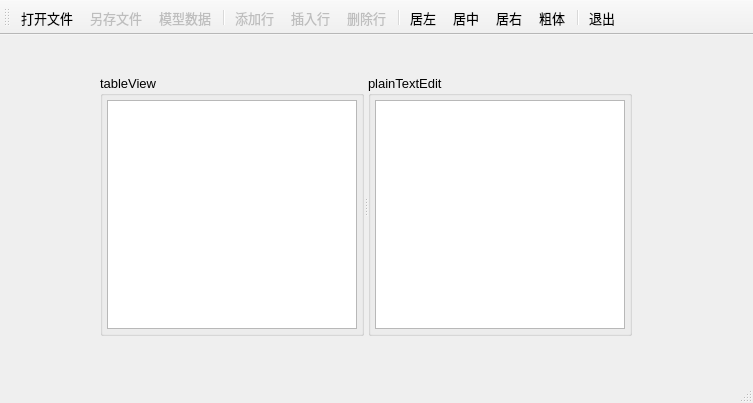
<?xml version="1.0" encoding="UTF-8"?>
<ui version="4.0">
 <class>MainWindow</class>
 <widget class="QMainWindow" name="MainWindow">
  <property name="geometry">
   <rect>
    <x>0</x>
    <y>0</y>
    <width>753</width>
    <height>403</height>
   </rect>
  </property>
  <property name="font">
   <font>
    <pointsize>10</pointsize>
   </font>
  </property>
  <property name="windowTitle">
   <string>Demo4_4, 自定义代理组件的应用</string>
  </property>
  <widget class="QWidget" name="centralWidget">
   <widget class="QSplitter" name="splitter">
    <property name="geometry">
     <rect>
      <x>100</x>
      <y>40</y>
      <width>532</width>
      <height>261</height>
     </rect>
    </property>
    <property name="orientation">
     <enum>Qt::Horizontal</enum>
    </property>
    <widget class="QGroupBox" name="groupBox">
     <property name="title">
      <string>tableView</string>
     </property>
     <layout class="QVBoxLayout" name="verticalLayout">
      <property name="leftMargin">
       <number>4</number>
      </property>
      <property name="topMargin">
       <number>4</number>
      </property>
      <property name="rightMargin">
       <number>4</number>
      </property>
      <property name="bottomMargin">
       <number>4</number>
      </property>
      <item>
       <widget class="QTableView" name="tableView">
        <property name="editTriggers">
         <set>QAbstractItemView::AnyKeyPressed|QAbstractItemView::DoubleClicked|QAbstractItemView::EditKeyPressed|QAbstractItemView::SelectedClicked</set>
        </property>
        <property name="alternatingRowColors">
         <bool>true</bool>
        </property>
       </widget>
      </item>
     </layout>
    </widget>
    <widget class="QGroupBox" name="groupBox_2">
     <property name="title">
      <string>plainTextEdit</string>
     </property>
     <layout class="QVBoxLayout" name="verticalLayout_2">
      <property name="leftMargin">
       <number>4</number>
      </property>
      <property name="topMargin">
       <number>4</number>
      </property>
      <property name="rightMargin">
       <number>4</number>
      </property>
      <property name="bottomMargin">
       <number>4</number>
      </property>
      <item>
       <widget class="QPlainTextEdit" name="plainTextEdit">
        <property name="lineWrapMode">
         <enum>QPlainTextEdit::NoWrap</enum>
        </property>
       </widget>
      </item>
     </layout>
    </widget>
   </widget>
  </widget>
  <widget class="QMenuBar" name="menuBar">
   <property name="geometry">
    <rect>
     <x>0</x>
     <y>0</y>
     <width>753</width>
     <height>23</height>
    </rect>
   </property>
  </widget>
  <widget class="QToolBar" name="mainToolBar">
   <property name="toolButtonStyle">
    <enum>Qt::ToolButtonTextUnderIcon</enum>
   </property>
   <attribute name="toolBarArea">
    <enum>TopToolBarArea</enum>
   </attribute>
   <attribute name="toolBarBreak">
    <bool>false</bool>
   </attribute>
   <addaction name="actOpen"/>
   <addaction name="actSave"/>
   <addaction name="actModelData"/>
   <addaction name="separator"/>
   <addaction name="actAppend"/>
   <addaction name="actInsert"/>
   <addaction name="actDelete"/>
   <addaction name="separator"/>
   <addaction name="actAlignLeft"/>
   <addaction name="actAlignCenter"/>
   <addaction name="actAlignRight"/>
   <addaction name="actFontBold"/>
   <addaction name="separator"/>
   <addaction name="actExit"/>
  </widget>
  <widget class="QStatusBar" name="statusBar"/>
  <action name="actOpen">
   <property name="icon">
    <iconset resource="res.qrc">
     <normaloff>:/icons/images/open.bmp</normaloff>:/icons/images/open.bmp</iconset>
   </property>
   <property name="text">
    <string>打开文件</string>
   </property>
   <property name="toolTip">
    <string>打开文件</string>
   </property>
  </action>
  <action name="actSave">
   <property name="enabled">
    <bool>false</bool>
   </property>
   <property name="icon">
    <iconset resource="res.qrc">
     <normaloff>:/icons/images/save.bmp</normaloff>:/icons/images/save.bmp</iconset>
   </property>
   <property name="text">
    <string>另存文件</string>
   </property>
   <property name="toolTip">
    <string>表格内容另存为文件</string>
   </property>
  </action>
  <action name="actAppend">
   <property name="enabled">
    <bool>false</bool>
   </property>
   <property name="icon">
    <iconset resource="res.qrc">
     <normaloff>:/icons/images/append.bmp</normaloff>:/icons/images/append.bmp</iconset>
   </property>
   <property name="text">
    <string>添加行</string>
   </property>
   <property name="toolTip">
    <string>添加一行</string>
   </property>
  </action>
  <action name="actInsert">
   <property name="enabled">
    <bool>false</bool>
   </property>
   <property name="icon">
    <iconset resource="res.qrc">
     <normaloff>:/icons/images/306.bmp</normaloff>:/icons/images/306.bmp</iconset>
   </property>
   <property name="text">
    <string>插入行</string>
   </property>
   <property name="toolTip">
    <string>插入一行</string>
   </property>
  </action>
  <action name="actDelete">
   <property name="enabled">
    <bool>false</bool>
   </property>
   <property name="icon">
    <iconset resource="res.qrc">
     <normaloff>:/icons/images/delete.bmp</normaloff>:/icons/images/delete.bmp</iconset>
   </property>
   <property name="text">
    <string>删除行</string>
   </property>
   <property name="toolTip">
    <string>删除当前行</string>
   </property>
  </action>
  <action name="actExit">
   <property name="icon">
    <iconset resource="res.qrc">
     <normaloff>:/icons/images/132.bmp</normaloff>:/icons/images/132.bmp</iconset>
   </property>
   <property name="text">
    <string>退出</string>
   </property>
   <property name="toolTip">
    <string>退出</string>
   </property>
  </action>
  <action name="actModelData">
   <property name="enabled">
    <bool>false</bool>
   </property>
   <property name="icon">
    <iconset resource="res.qrc">
     <normaloff>:/icons/images/export1.bmp</normaloff>:/icons/images/export1.bmp</iconset>
   </property>
   <property name="text">
    <string>模型数据</string>
   </property>
   <property name="toolTip">
    <string>模型数据显示到文本框里</string>
   </property>
  </action>
  <action name="actAlignLeft">
   <property name="icon">
    <iconset resource="res.qrc">
     <normaloff>:/icons/images/508.bmp</normaloff>:/icons/images/508.bmp</iconset>
   </property>
   <property name="text">
    <string>居左</string>
   </property>
   <property name="toolTip">
    <string>文字左对齐</string>
   </property>
  </action>
  <action name="actAlignCenter">
   <property name="icon">
    <iconset resource="res.qrc">
     <normaloff>:/icons/images/510.bmp</normaloff>:/icons/images/510.bmp</iconset>
   </property>
   <property name="text">
    <string>居中</string>
   </property>
   <property name="toolTip">
    <string>文字居中</string>
   </property>
  </action>
  <action name="actAlignRight">
   <property name="icon">
    <iconset resource="res.qrc">
     <normaloff>:/icons/images/512.bmp</normaloff>:/icons/images/512.bmp</iconset>
   </property>
   <property name="text">
    <string>居右</string>
   </property>
   <property name="toolTip">
    <string>文字右对齐</string>
   </property>
  </action>
  <action name="actFontBold">
   <property name="checkable">
    <bool>true</bool>
   </property>
   <property name="icon">
    <iconset resource="res.qrc">
     <normaloff>:/icons/images/500.bmp</normaloff>:/icons/images/500.bmp</iconset>
   </property>
   <property name="text">
    <string>粗体</string>
   </property>
   <property name="toolTip">
    <string>粗体字体</string>
   </property>
  </action>
 </widget>
 <layoutdefault spacing="6" margin="11"/>
 <resources>
  <include location="res.qrc"/>
 </resources>
 <connections>
  <connection>
   <sender>actExit</sender>
   <signal>triggered()</signal>
   <receiver>MainWindow</receiver>
   <slot>close()</slot>
   <hints>
    <hint type="sourcelabel">
     <x>-1</x>
     <y>-1</y>
    </hint>
    <hint type="destinationlabel">
     <x>433</x>
     <y>266</y>
    </hint>
   </hints>
  </connection>
 </connections>
</ui>
